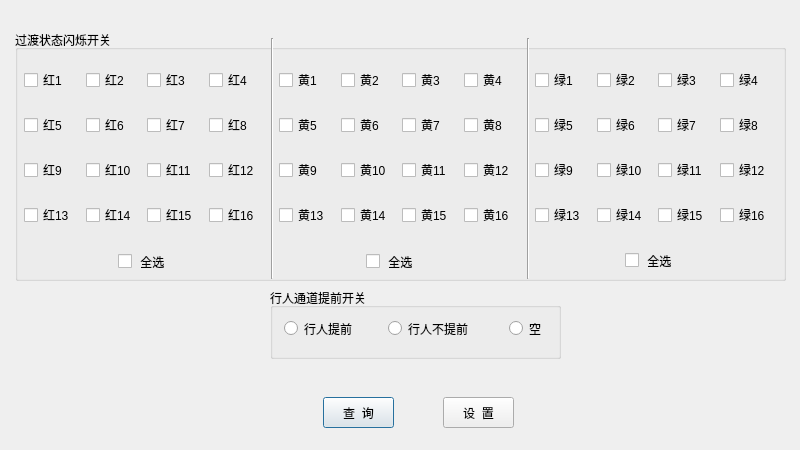
<?xml version="1.0" encoding="UTF-8"?>
<ui version="4.0">
 <class>DlgShowSwitch</class>
 <widget class="QDialog" name="DlgShowSwitch">
  <property name="geometry">
   <rect>
    <x>0</x>
    <y>0</y>
    <width>800</width>
    <height>450</height>
   </rect>
  </property>
  <property name="windowTitle">
   <string>部分开关</string>
  </property>
  <widget class="QPushButton" name="butfind">
   <property name="geometry">
    <rect>
     <x>323</x>
     <y>397</y>
     <width>71</width>
     <height>31</height>
    </rect>
   </property>
   <property name="styleSheet">
    <string notr="true">font: 12pt &quot;黑体&quot;;</string>
   </property>
   <property name="text">
    <string>查  询</string>
   </property>
  </widget>
  <widget class="QPushButton" name="butok">
   <property name="geometry">
    <rect>
     <x>443</x>
     <y>397</y>
     <width>71</width>
     <height>31</height>
    </rect>
   </property>
   <property name="styleSheet">
    <string notr="true">font: 12pt &quot;黑体&quot;;</string>
   </property>
   <property name="text">
    <string>设  置</string>
   </property>
  </widget>
  <widget class="QGroupBox" name="groupBox_2">
   <property name="geometry">
    <rect>
     <x>270</x>
     <y>288</y>
     <width>291</width>
     <height>71</height>
    </rect>
   </property>
   <property name="styleSheet">
    <string notr="true">font: 14pt &quot;Agency FB&quot;;</string>
   </property>
   <property name="title">
    <string>行人通道提前开关</string>
   </property>
   <widget class="QRadioButton" name="radpassswitch1">
    <property name="geometry">
     <rect>
      <x>14</x>
      <y>28</y>
      <width>110</width>
      <height>25</height>
     </rect>
    </property>
    <property name="styleSheet">
     <string notr="true">font: 14pt &quot;Agency FB&quot;;</string>
    </property>
    <property name="text">
     <string>行人提前</string>
    </property>
   </widget>
   <widget class="QRadioButton" name="radpassswitch2">
    <property name="geometry">
     <rect>
      <x>118</x>
      <y>28</y>
      <width>121</width>
      <height>25</height>
     </rect>
    </property>
    <property name="styleSheet">
     <string notr="true">font: 14pt &quot;Agency FB&quot;;</string>
    </property>
    <property name="text">
     <string>行人不提前</string>
    </property>
   </widget>
   <widget class="QRadioButton" name="null_2">
    <property name="geometry">
     <rect>
      <x>239</x>
      <y>30</y>
      <width>71</width>
      <height>21</height>
     </rect>
    </property>
    <property name="text">
     <string>空</string>
    </property>
   </widget>
  </widget>
  <widget class="QGroupBox" name="groupBox">
   <property name="geometry">
    <rect>
     <x>15</x>
     <y>30</y>
     <width>771</width>
     <height>251</height>
    </rect>
   </property>
   <property name="styleSheet">
    <string notr="true">font: 12pt &quot;黑体&quot;;

</string>
   </property>
   <property name="title">
    <string>过渡状态闪烁开关</string>
   </property>
   <property name="flat">
    <bool>false</bool>
   </property>
   <property name="checkable">
    <bool>false</bool>
   </property>
   <property name="checked">
    <bool>false</bool>
   </property>
   <widget class="QWidget" name="layoutWidget">
    <property name="geometry">
     <rect>
      <x>520</x>
      <y>23</y>
      <width>240</width>
      <height>191</height>
     </rect>
    </property>
    <layout class="QGridLayout" name="gridLayout">
     <item row="0" column="0">
      <widget class="QCheckBox" name="b1">
       <property name="text">
        <string>绿1</string>
       </property>
      </widget>
     </item>
     <item row="0" column="1">
      <widget class="QCheckBox" name="b2">
       <property name="text">
        <string>绿2</string>
       </property>
      </widget>
     </item>
     <item row="0" column="2">
      <widget class="QCheckBox" name="b3">
       <property name="text">
        <string>绿3</string>
       </property>
      </widget>
     </item>
     <item row="0" column="3">
      <widget class="QCheckBox" name="b4">
       <property name="text">
        <string>绿4</string>
       </property>
      </widget>
     </item>
     <item row="1" column="0">
      <widget class="QCheckBox" name="b5">
       <property name="text">
        <string>绿5</string>
       </property>
      </widget>
     </item>
     <item row="1" column="1">
      <widget class="QCheckBox" name="b6">
       <property name="text">
        <string>绿6</string>
       </property>
      </widget>
     </item>
     <item row="1" column="2">
      <widget class="QCheckBox" name="b7">
       <property name="text">
        <string>绿7</string>
       </property>
      </widget>
     </item>
     <item row="1" column="3">
      <widget class="QCheckBox" name="b8">
       <property name="text">
        <string>绿8</string>
       </property>
      </widget>
     </item>
     <item row="2" column="0">
      <widget class="QCheckBox" name="b9">
       <property name="text">
        <string>绿9</string>
       </property>
      </widget>
     </item>
     <item row="2" column="1">
      <widget class="QCheckBox" name="b10">
       <property name="text">
        <string>绿10</string>
       </property>
      </widget>
     </item>
     <item row="2" column="2">
      <widget class="QCheckBox" name="b11">
       <property name="text">
        <string>绿11</string>
       </property>
      </widget>
     </item>
     <item row="2" column="3">
      <widget class="QCheckBox" name="b12">
       <property name="text">
        <string>绿12</string>
       </property>
      </widget>
     </item>
     <item row="3" column="0">
      <widget class="QCheckBox" name="b13">
       <property name="text">
        <string>绿13</string>
       </property>
      </widget>
     </item>
     <item row="3" column="1">
      <widget class="QCheckBox" name="b14">
       <property name="text">
        <string>绿14</string>
       </property>
      </widget>
     </item>
     <item row="3" column="2">
      <widget class="QCheckBox" name="b15">
       <property name="text">
        <string>绿15</string>
       </property>
      </widget>
     </item>
     <item row="3" column="3">
      <widget class="QCheckBox" name="b16">
       <property name="text">
        <string>绿16</string>
       </property>
      </widget>
     </item>
    </layout>
   </widget>
   <widget class="QWidget" name="layoutWidget_2">
    <property name="geometry">
     <rect>
      <x>264</x>
      <y>23</y>
      <width>240</width>
      <height>191</height>
     </rect>
    </property>
    <layout class="QGridLayout" name="gridLayout_2">
     <item row="0" column="0">
      <widget class="QCheckBox" name="y1">
       <property name="text">
        <string>黄1</string>
       </property>
      </widget>
     </item>
     <item row="0" column="1">
      <widget class="QCheckBox" name="y2">
       <property name="text">
        <string>黄2</string>
       </property>
      </widget>
     </item>
     <item row="0" column="2">
      <widget class="QCheckBox" name="y3">
       <property name="text">
        <string>黄3</string>
       </property>
      </widget>
     </item>
     <item row="0" column="3">
      <widget class="QCheckBox" name="y4">
       <property name="text">
        <string>黄4</string>
       </property>
      </widget>
     </item>
     <item row="1" column="0">
      <widget class="QCheckBox" name="y5">
       <property name="text">
        <string>黄5</string>
       </property>
      </widget>
     </item>
     <item row="1" column="1">
      <widget class="QCheckBox" name="y6">
       <property name="text">
        <string>黄6</string>
       </property>
      </widget>
     </item>
     <item row="1" column="2">
      <widget class="QCheckBox" name="y7">
       <property name="text">
        <string>黄7</string>
       </property>
      </widget>
     </item>
     <item row="1" column="3">
      <widget class="QCheckBox" name="y8">
       <property name="text">
        <string>黄8</string>
       </property>
      </widget>
     </item>
     <item row="2" column="0">
      <widget class="QCheckBox" name="y9">
       <property name="text">
        <string>黄9</string>
       </property>
      </widget>
     </item>
     <item row="2" column="1">
      <widget class="QCheckBox" name="y10">
       <property name="text">
        <string>黄10</string>
       </property>
      </widget>
     </item>
     <item row="2" column="2">
      <widget class="QCheckBox" name="y11">
       <property name="text">
        <string>黄11</string>
       </property>
      </widget>
     </item>
     <item row="2" column="3">
      <widget class="QCheckBox" name="y12">
       <property name="text">
        <string>黄12</string>
       </property>
      </widget>
     </item>
     <item row="3" column="0">
      <widget class="QCheckBox" name="y13">
       <property name="text">
        <string>黄13</string>
       </property>
      </widget>
     </item>
     <item row="3" column="1">
      <widget class="QCheckBox" name="y14">
       <property name="text">
        <string>黄14</string>
       </property>
      </widget>
     </item>
     <item row="3" column="2">
      <widget class="QCheckBox" name="y15">
       <property name="text">
        <string>黄15</string>
       </property>
      </widget>
     </item>
     <item row="3" column="3">
      <widget class="QCheckBox" name="y16">
       <property name="text">
        <string>黄16</string>
       </property>
      </widget>
     </item>
    </layout>
   </widget>
   <widget class="QWidget" name="layoutWidget_3">
    <property name="geometry">
     <rect>
      <x>9</x>
      <y>23</y>
      <width>240</width>
      <height>191</height>
     </rect>
    </property>
    <layout class="QGridLayout" name="gridLayout_3">
     <item row="0" column="0">
      <widget class="QCheckBox" name="r1">
       <property name="text">
        <string>红1</string>
       </property>
      </widget>
     </item>
     <item row="0" column="1">
      <widget class="QCheckBox" name="r2">
       <property name="text">
        <string>红2</string>
       </property>
      </widget>
     </item>
     <item row="0" column="2">
      <widget class="QCheckBox" name="r3">
       <property name="text">
        <string>红3</string>
       </property>
      </widget>
     </item>
     <item row="0" column="3">
      <widget class="QCheckBox" name="r4">
       <property name="text">
        <string>红4</string>
       </property>
      </widget>
     </item>
     <item row="1" column="0">
      <widget class="QCheckBox" name="r5">
       <property name="text">
        <string>红5</string>
       </property>
      </widget>
     </item>
     <item row="1" column="1">
      <widget class="QCheckBox" name="r6">
       <property name="text">
        <string>红6</string>
       </property>
      </widget>
     </item>
     <item row="1" column="2">
      <widget class="QCheckBox" name="r7">
       <property name="text">
        <string>红7</string>
       </property>
      </widget>
     </item>
     <item row="1" column="3">
      <widget class="QCheckBox" name="r8">
       <property name="text">
        <string>红8</string>
       </property>
      </widget>
     </item>
     <item row="2" column="0">
      <widget class="QCheckBox" name="r9">
       <property name="text">
        <string>红9</string>
       </property>
      </widget>
     </item>
     <item row="2" column="1">
      <widget class="QCheckBox" name="r10">
       <property name="text">
        <string>红10</string>
       </property>
      </widget>
     </item>
     <item row="2" column="2">
      <widget class="QCheckBox" name="r11">
       <property name="text">
        <string>红11</string>
       </property>
      </widget>
     </item>
     <item row="2" column="3">
      <widget class="QCheckBox" name="r12">
       <property name="text">
        <string>红12</string>
       </property>
      </widget>
     </item>
     <item row="3" column="0">
      <widget class="QCheckBox" name="r13">
       <property name="text">
        <string>红13</string>
       </property>
      </widget>
     </item>
     <item row="3" column="1">
      <widget class="QCheckBox" name="r14">
       <property name="text">
        <string>红14</string>
       </property>
      </widget>
     </item>
     <item row="3" column="2">
      <widget class="QCheckBox" name="r15">
       <property name="text">
        <string>红15</string>
       </property>
      </widget>
     </item>
     <item row="3" column="3">
      <widget class="QCheckBox" name="r16">
       <property name="text">
        <string>红16</string>
       </property>
      </widget>
     </item>
    </layout>
   </widget>
   <widget class="Line" name="line">
    <property name="geometry">
     <rect>
      <x>247</x>
      <y>8</y>
      <width>20</width>
      <height>241</height>
     </rect>
    </property>
    <property name="orientation">
     <enum>Qt::Vertical</enum>
    </property>
   </widget>
   <widget class="Line" name="line_2">
    <property name="geometry">
     <rect>
      <x>503</x>
      <y>8</y>
      <width>20</width>
      <height>241</height>
     </rect>
    </property>
    <property name="orientation">
     <enum>Qt::Vertical</enum>
    </property>
   </widget>
   <widget class="QCheckBox" name="checkr">
    <property name="geometry">
     <rect>
      <x>103</x>
      <y>221</y>
      <width>71</width>
      <height>21</height>
     </rect>
    </property>
    <property name="text">
     <string> 全选</string>
    </property>
   </widget>
   <widget class="QCheckBox" name="checky">
    <property name="geometry">
     <rect>
      <x>351</x>
      <y>221</y>
      <width>71</width>
      <height>21</height>
     </rect>
    </property>
    <property name="text">
     <string> 全选</string>
    </property>
   </widget>
   <widget class="QCheckBox" name="checkg">
    <property name="geometry">
     <rect>
      <x>610</x>
      <y>220</y>
      <width>71</width>
      <height>21</height>
     </rect>
    </property>
    <property name="text">
     <string> 全选</string>
    </property>
   </widget>
  </widget>
  <widget class="QLabel" name="display">
   <property name="geometry">
    <rect>
     <x>370</x>
     <y>366</y>
     <width>101</width>
     <height>21</height>
    </rect>
   </property>
   <property name="text">
    <string/>
   </property>
  </widget>
 </widget>
 <resources/>
 <connections/>
</ui>
